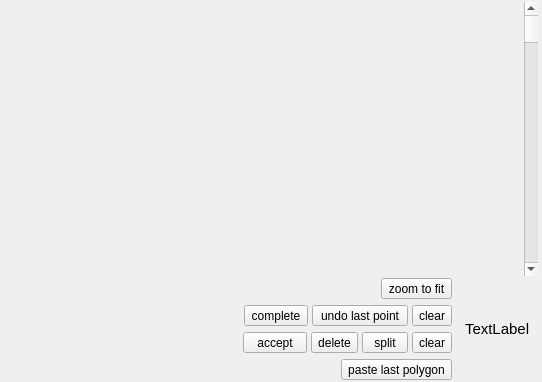
<?xml version="1.0" encoding="UTF-8"?>
<ui version="4.0">
 <class>SliceViewPanel</class>
 <widget class="QWidget" name="SliceViewPanel">
  <property name="geometry">
   <rect>
    <x>0</x>
    <y>0</y>
    <width>542</width>
    <height>382</height>
   </rect>
  </property>
  <property name="windowTitle">
   <string>Form</string>
  </property>
  <layout class="QGridLayout" name="gridLayout">
   <property name="margin">
    <number>2</number>
   </property>
   <property name="spacing">
    <number>2</number>
   </property>
   <item row="1" column="0">
    <widget class="GenericSliceView" name="sliceView" native="true">
     <property name="sizePolicy">
      <sizepolicy hsizetype="MinimumExpanding" vsizetype="MinimumExpanding">
       <horstretch>1</horstretch>
       <verstretch>1</verstretch>
      </sizepolicy>
     </property>
     <property name="minimumSize">
      <size>
       <width>40</width>
       <height>40</height>
      </size>
     </property>
     <layout class="QHBoxLayout" name="horizontalLayout_4">
      <item>
       <widget class="CrosshairsInteractionMode" name="imCrosshairs" native="true"/>
      </item>
      <item>
       <widget class="CrosshairsInteractionMode" name="imZoomPan" native="true"/>
      </item>
      <item>
       <widget class="ThumbnailInteractionMode" name="imThumbnail" native="true"/>
      </item>
      <item>
       <widget class="PolygonDrawingInteractionMode" name="imPolygon" native="true"/>
      </item>
     </layout>
    </widget>
   </item>
   <item row="1" column="1">
    <widget class="QScrollBar" name="inSlicePosition">
     <property name="enabled">
      <bool>true</bool>
     </property>
     <property name="orientation">
      <enum>Qt::Vertical</enum>
     </property>
    </widget>
   </item>
   <item row="2" column="0" colspan="3">
    <widget class="QWidget" name="mainToolbar" native="true">
     <layout class="QHBoxLayout" name="horizontalLayout_6">
      <property name="spacing">
       <number>4</number>
      </property>
      <property name="leftMargin">
       <number>10</number>
      </property>
      <property name="topMargin">
       <number>0</number>
      </property>
      <property name="rightMargin">
       <number>10</number>
      </property>
      <property name="bottomMargin">
       <number>0</number>
      </property>
      <item>
       <widget class="QWidget" name="toolbar" native="true">
        <layout class="QVBoxLayout" name="verticalLayout">
         <property name="margin">
          <number>0</number>
         </property>
         <item>
          <widget class="QWidget" name="pageDefault" native="true">
           <layout class="QHBoxLayout" name="horizontalLayout_2">
            <property name="spacing">
             <number>4</number>
            </property>
            <property name="topMargin">
             <number>0</number>
            </property>
            <property name="bottomMargin">
             <number>0</number>
            </property>
            <item>
             <spacer name="horizontalSpacer">
              <property name="orientation">
               <enum>Qt::Horizontal</enum>
              </property>
              <property name="sizeHint" stdset="0">
               <size>
                <width>40</width>
                <height>20</height>
               </size>
              </property>
             </spacer>
            </item>
            <item>
             <widget class="QToolButton" name="btnZoomToFit">
              <property name="font">
               <font>
                <family>Helvetica</family>
               </font>
              </property>
              <property name="toolTip">
               <string/>
              </property>
              <property name="text">
               <string>zoom to fit</string>
              </property>
             </widget>
            </item>
           </layout>
          </widget>
         </item>
         <item>
          <widget class="QWidget" name="pagePolygonDraw" native="true">
           <layout class="QHBoxLayout" name="horizontalLayout">
            <property name="spacing">
             <number>4</number>
            </property>
            <property name="topMargin">
             <number>0</number>
            </property>
            <property name="bottomMargin">
             <number>0</number>
            </property>
            <item>
             <spacer name="horizontalSpacer_2">
              <property name="orientation">
               <enum>Qt::Horizontal</enum>
              </property>
              <property name="sizeHint" stdset="0">
               <size>
                <width>40</width>
                <height>20</height>
               </size>
              </property>
             </spacer>
            </item>
            <item>
             <widget class="QToolButton" name="btnCloseLoop">
              <property name="minimumSize">
               <size>
                <width>64</width>
                <height>0</height>
               </size>
              </property>
              <property name="font">
               <font>
                <family>Helvetica</family>
               </font>
              </property>
              <property name="toolTip">
               <string/>
              </property>
              <property name="text">
               <string>complete</string>
              </property>
              <property name="toolButtonStyle">
               <enum>Qt::ToolButtonTextOnly</enum>
              </property>
             </widget>
            </item>
            <item>
             <widget class="QToolButton" name="btnUndoLast">
              <property name="minimumSize">
               <size>
                <width>96</width>
                <height>0</height>
               </size>
              </property>
              <property name="font">
               <font>
                <family>Helvetica</family>
               </font>
              </property>
              <property name="toolTip">
               <string>&lt;!DOCTYPE HTML PUBLIC &quot;-//W3C//DTD HTML 4.0//EN&quot; &quot;http://www.w3.org/TR/REC-html40/strict.dtd&quot;&gt;
&lt;html&gt;&lt;head&gt;&lt;meta name=&quot;qrichtext&quot; content=&quot;1&quot; /&gt;&lt;style type=&quot;text/css&quot;&gt;
p, li { white-space: pre-wrap; }
&lt;/style&gt;&lt;/head&gt;&lt;body style=&quot; font-family:'Helvetica'; font-size:11pt; font-weight:400; font-style:normal;&quot;&gt;
&lt;p style=&quot; margin-top:0px; margin-bottom:0px; margin-left:0px; margin-right:0px; -qt-block-indent:0; text-indent:0px;&quot;&gt;Deletes the last point added to the polygon&lt;/p&gt;&lt;/body&gt;&lt;/html&gt;</string>
              </property>
              <property name="text">
               <string>undo last point</string>
              </property>
              <property name="toolButtonStyle">
               <enum>Qt::ToolButtonTextOnly</enum>
              </property>
             </widget>
            </item>
            <item>
             <widget class="QToolButton" name="btnClearDrawing">
              <property name="font">
               <font>
                <family>Helvetica</family>
               </font>
              </property>
              <property name="toolTip">
               <string>&lt;!DOCTYPE HTML PUBLIC &quot;-//W3C//DTD HTML 4.0//EN&quot; &quot;http://www.w3.org/TR/REC-html40/strict.dtd&quot;&gt;
&lt;html&gt;&lt;head&gt;&lt;meta name=&quot;qrichtext&quot; content=&quot;1&quot; /&gt;&lt;style type=&quot;text/css&quot;&gt;
p, li { white-space: pre-wrap; }
&lt;/style&gt;&lt;/head&gt;&lt;body style=&quot; font-family:'Helvetica'; font-size:11pt; font-weight:400; font-style:normal;&quot;&gt;
&lt;p style=&quot; margin-top:0px; margin-bottom:0px; margin-left:0px; margin-right:0px; -qt-block-indent:0; text-indent:0px;&quot;&gt;Clears the current polygon so you can start drawing from scratch&lt;/p&gt;&lt;/body&gt;&lt;/html&gt;</string>
              </property>
              <property name="text">
               <string>clear</string>
              </property>
              <property name="toolButtonStyle">
               <enum>Qt::ToolButtonTextOnly</enum>
              </property>
             </widget>
            </item>
           </layout>
          </widget>
         </item>
         <item>
          <widget class="QWidget" name="pagePolygonEdit" native="true">
           <layout class="QHBoxLayout" name="horizontalLayout_3">
            <property name="spacing">
             <number>4</number>
            </property>
            <property name="topMargin">
             <number>0</number>
            </property>
            <property name="bottomMargin">
             <number>0</number>
            </property>
            <item>
             <spacer name="horizontalSpacer_3">
              <property name="orientation">
               <enum>Qt::Horizontal</enum>
              </property>
              <property name="sizeHint" stdset="0">
               <size>
                <width>40</width>
                <height>20</height>
               </size>
              </property>
             </spacer>
            </item>
            <item>
             <widget class="QToolButton" name="btnAcceptPolygon">
              <property name="minimumSize">
               <size>
                <width>64</width>
                <height>0</height>
               </size>
              </property>
              <property name="font">
               <font>
                <family>Helvetica</family>
               </font>
              </property>
              <property name="toolTip">
               <string/>
              </property>
              <property name="text">
               <string>accept</string>
              </property>
              <property name="toolButtonStyle">
               <enum>Qt::ToolButtonTextOnly</enum>
              </property>
             </widget>
            </item>
            <item>
             <widget class="QToolButton" name="btnDeleteNodes">
              <property name="minimumSize">
               <size>
                <width>46</width>
                <height>0</height>
               </size>
              </property>
              <property name="font">
               <font>
                <family>Helvetica</family>
               </font>
              </property>
              <property name="toolTip">
               <string>&lt;!DOCTYPE HTML PUBLIC &quot;-//W3C//DTD HTML 4.0//EN&quot; &quot;http://www.w3.org/TR/REC-html40/strict.dtd&quot;&gt;
&lt;html&gt;&lt;head&gt;&lt;meta name=&quot;qrichtext&quot; content=&quot;1&quot; /&gt;&lt;style type=&quot;text/css&quot;&gt;
p, li { white-space: pre-wrap; }
&lt;/style&gt;&lt;/head&gt;&lt;body style=&quot; font-family:'Helvetica'; font-size:11pt; font-weight:400; font-style:normal;&quot;&gt;
&lt;p style=&quot; margin-top:0px; margin-bottom:0px; margin-left:0px; margin-right:0px; -qt-block-indent:0; text-indent:0px;&quot;&gt;Deletes the selected vertices in the polygon&lt;/p&gt;&lt;/body&gt;&lt;/html&gt;</string>
              </property>
              <property name="text">
               <string>delete</string>
              </property>
              <property name="toolButtonStyle">
               <enum>Qt::ToolButtonTextOnly</enum>
              </property>
             </widget>
            </item>
            <item>
             <widget class="QToolButton" name="btnSplitNodes">
              <property name="minimumSize">
               <size>
                <width>46</width>
                <height>0</height>
               </size>
              </property>
              <property name="font">
               <font>
                <family>Helvetica</family>
               </font>
              </property>
              <property name="toolTip">
               <string>&lt;!DOCTYPE HTML PUBLIC &quot;-//W3C//DTD HTML 4.0//EN&quot; &quot;http://www.w3.org/TR/REC-html40/strict.dtd&quot;&gt;
&lt;html&gt;&lt;head&gt;&lt;meta name=&quot;qrichtext&quot; content=&quot;1&quot; /&gt;&lt;style type=&quot;text/css&quot;&gt;
p, li { white-space: pre-wrap; }
&lt;/style&gt;&lt;/head&gt;&lt;body style=&quot; font-family:'Helvetica'; font-size:11pt; font-weight:400; font-style:normal;&quot;&gt;
&lt;p style=&quot; margin-top:0px; margin-bottom:0px; margin-left:0px; margin-right:0px; -qt-block-indent:0; text-indent:0px;&quot;&gt;Splits each selected edge in the polygon by inserting a new vertex in the middle&lt;/p&gt;&lt;/body&gt;&lt;/html&gt;</string>
              </property>
              <property name="text">
               <string>split</string>
              </property>
              <property name="toolButtonStyle">
               <enum>Qt::ToolButtonTextOnly</enum>
              </property>
             </widget>
            </item>
            <item>
             <widget class="QToolButton" name="btnDeletePolygon">
              <property name="font">
               <font>
                <family>Helvetica</family>
               </font>
              </property>
              <property name="toolTip">
               <string>&lt;!DOCTYPE HTML PUBLIC &quot;-//W3C//DTD HTML 4.0//EN&quot; &quot;http://www.w3.org/TR/REC-html40/strict.dtd&quot;&gt;
&lt;html&gt;&lt;head&gt;&lt;meta name=&quot;qrichtext&quot; content=&quot;1&quot; /&gt;&lt;style type=&quot;text/css&quot;&gt;
p, li { white-space: pre-wrap; }
&lt;/style&gt;&lt;/head&gt;&lt;body style=&quot; font-family:'Helvetica'; font-size:11pt; font-weight:400; font-style:normal;&quot;&gt;
&lt;p style=&quot; margin-top:0px; margin-bottom:0px; margin-left:0px; margin-right:0px; -qt-block-indent:0; text-indent:0px;&quot;&gt;Deletes the entire polygon, so you can draw a new one from scratch&lt;/p&gt;&lt;/body&gt;&lt;/html&gt;</string>
              </property>
              <property name="text">
               <string>clear</string>
              </property>
              <property name="toolButtonStyle">
               <enum>Qt::ToolButtonTextOnly</enum>
              </property>
             </widget>
            </item>
           </layout>
          </widget>
         </item>
         <item>
          <widget class="QWidget" name="pagePolygonInactive" native="true">
           <layout class="QHBoxLayout" name="horizontalLayout_5">
            <property name="spacing">
             <number>4</number>
            </property>
            <property name="topMargin">
             <number>0</number>
            </property>
            <property name="bottomMargin">
             <number>0</number>
            </property>
            <item>
             <spacer name="horizontalSpacer_4">
              <property name="orientation">
               <enum>Qt::Horizontal</enum>
              </property>
              <property name="sizeHint" stdset="0">
               <size>
                <width>40</width>
                <height>20</height>
               </size>
              </property>
             </spacer>
            </item>
            <item>
             <widget class="QToolButton" name="btnPastePolygon">
              <property name="font">
               <font>
                <family>Helvetica</family>
               </font>
              </property>
              <property name="toolTip">
               <string>&lt;!DOCTYPE HTML PUBLIC &quot;-//W3C//DTD HTML 4.0//EN&quot; &quot;http://www.w3.org/TR/REC-html40/strict.dtd&quot;&gt;
&lt;html&gt;&lt;head&gt;&lt;meta name=&quot;qrichtext&quot; content=&quot;1&quot; /&gt;&lt;style type=&quot;text/css&quot;&gt;
p, li { white-space: pre-wrap; }
&lt;/style&gt;&lt;/head&gt;&lt;body style=&quot; font-family:'Helvetica'; font-size:11pt; font-weight:400; font-style:normal;&quot;&gt;
&lt;p style=&quot; margin-top:0px; margin-bottom:0px; margin-left:0px; margin-right:0px; -qt-block-indent:0; text-indent:0px;&quot;&gt;Pastes the last polygon that you have accepted in this slice view. You can then move the vertices in the pasted polygon to fit image data. This can be more efficient than drawing a new polygon when performing segmentation across multiple slices.&lt;/p&gt;&lt;/body&gt;&lt;/html&gt;</string>
              </property>
              <property name="text">
               <string>paste last polygon</string>
              </property>
              <property name="toolButtonStyle">
               <enum>Qt::ToolButtonTextOnly</enum>
              </property>
             </widget>
            </item>
           </layout>
          </widget>
         </item>
        </layout>
       </widget>
      </item>
      <item>
       <widget class="QLabel" name="lblSliceInfo">
        <property name="minimumSize">
         <size>
          <width>50</width>
          <height>0</height>
         </size>
        </property>
        <property name="font">
         <font>
          <family>Helvetica</family>
          <pointsize>11</pointsize>
         </font>
        </property>
        <property name="text">
         <string>TextLabel</string>
        </property>
       </widget>
      </item>
     </layout>
    </widget>
   </item>
  </layout>
  <action name="actionAccept">
   <property name="icon">
    <iconset resource="../Resources/SNAPResources.qrc">
     <normaloff>:/root/popup_ok_16.png</normaloff>:/root/popup_ok_16.png</iconset>
   </property>
   <property name="text">
    <string>Accept Polygon</string>
   </property>
   <property name="iconText">
    <string>accept</string>
   </property>
   <property name="toolTip">
    <string>Incorporates the polygon into the segmentation.</string>
   </property>
   <property name="shortcut">
    <string>Return</string>
   </property>
  </action>
  <action name="actionPaste">
   <property name="icon">
    <iconset resource="../Resources/SNAPResources.qrc">
     <normaloff>:/root/popup_paste_16.png</normaloff>:/root/popup_paste_16.png</iconset>
   </property>
   <property name="text">
    <string>Paste Last Polygon</string>
   </property>
   <property name="iconText">
    <string>paste last polygon</string>
   </property>
   <property name="toolTip">
    <string>Pastes the last polygon that you have accepted in this slice view. You can then move the vertices in the pasted polygon to fit image data. This can be more efficient than drawing a new polygon when performing segmentation across multiple slices.</string>
   </property>
   <property name="shortcut">
    <string>Ctrl+V</string>
   </property>
  </action>
  <action name="actionComplete">
   <property name="icon">
    <iconset resource="../Resources/SNAPResources.qrc">
     <normaloff>:/root/popup_edit_16.png</normaloff>:/root/popup_edit_16.png</iconset>
   </property>
   <property name="text">
    <string>Complete Polygon and Edit</string>
   </property>
   <property name="iconText">
    <string>complete</string>
   </property>
   <property name="toolTip">
    <string>Finishes drawing the polygon by connecting the last point to the first. The window will enter &quot;editing&quot; mode, where you can modify the polygon.</string>
   </property>
   <property name="shortcut">
    <string>Return</string>
   </property>
  </action>
  <action name="actionUndo">
   <property name="icon">
    <iconset resource="../Resources/SNAPResources.qrc">
     <normaloff>:/root/popup_undo_16.png</normaloff>:/root/popup_undo_16.png</iconset>
   </property>
   <property name="text">
    <string>Undo Last Point</string>
   </property>
   <property name="iconText">
    <string>undo last point</string>
   </property>
   <property name="toolTip">
    <string>Deletes the last point added to the polygon</string>
   </property>
   <property name="shortcut">
    <string>Backspace</string>
   </property>
  </action>
  <action name="actionClearDrawing">
   <property name="icon">
    <iconset resource="../Resources/SNAPResources.qrc">
     <normaloff>:/root/popup_clear_16.png</normaloff>:/root/popup_clear_16.png</iconset>
   </property>
   <property name="text">
    <string>Clear Drawing</string>
   </property>
   <property name="iconText">
    <string>clear</string>
   </property>
   <property name="toolTip">
    <string>Clears the current polygon so you can start drawing from scratch</string>
   </property>
   <property name="shortcut">
    <string>Esc</string>
   </property>
  </action>
  <action name="actionDeleteSelected">
   <property name="icon">
    <iconset resource="../Resources/SNAPResources.qrc">
     <normaloff>:/root/popup_delete_16.png</normaloff>:/root/popup_delete_16.png</iconset>
   </property>
   <property name="text">
    <string>Trim Selected Vertices</string>
   </property>
   <property name="iconText">
    <string>trim</string>
   </property>
   <property name="toolTip">
    <string>Deletes the selected vertices in the polygon</string>
   </property>
   <property name="shortcut">
    <string>+</string>
   </property>
  </action>
  <action name="actionSplitSelected">
   <property name="icon">
    <iconset resource="../Resources/SNAPResources.qrc">
     <normaloff>:/root/popup_split_16.png</normaloff>:/root/popup_split_16.png</iconset>
   </property>
   <property name="text">
    <string>Split Selected Edges</string>
   </property>
   <property name="iconText">
    <string>split</string>
   </property>
   <property name="toolTip">
    <string>Splits each selected edge in the polygon by inserting a new vertex in the middle</string>
   </property>
   <property name="shortcut">
    <string>Del</string>
   </property>
  </action>
  <action name="actionClearPolygon">
   <property name="icon">
    <iconset resource="../Resources/SNAPResources.qrc">
     <normaloff>:/root/popup_clear_16.png</normaloff>:/root/popup_clear_16.png</iconset>
   </property>
   <property name="text">
    <string>Clear Polygon</string>
   </property>
   <property name="iconText">
    <string>clear</string>
   </property>
   <property name="toolTip">
    <string>Deletes the entire polygon, so you can draw a new one from scratch</string>
   </property>
   <property name="shortcut">
    <string>Esc</string>
   </property>
  </action>
  <action name="actionCompleteAndAccept">
   <property name="icon">
    <iconset resource="../Resources/SNAPResources.qrc">
     <normaloff>:/root/popup_ok_16.png</normaloff>:/root/popup_ok_16.png</iconset>
   </property>
   <property name="text">
    <string>Complete Polygon and Accept</string>
   </property>
   <property name="toolTip">
    <string>Finishes drawing the polygon by connecting the last point to the first, then incorporates the polygon into the segmentation. This bypasses the editing mode.</string>
   </property>
   <property name="shortcut">
    <string>Ctrl+Return</string>
   </property>
  </action>
 </widget>
 <customwidgets>
  <customwidget>
   <class>GenericSliceView</class>
   <extends>QWidget</extends>
   <header>GenericSliceView.h</header>
   <container>1</container>
  </customwidget>
  <customwidget>
   <class>CrosshairsInteractionMode</class>
   <extends>QWidget</extends>
   <header>CrosshairsInteractionMode.h</header>
   <container>1</container>
  </customwidget>
  <customwidget>
   <class>ThumbnailInteractionMode</class>
   <extends>QWidget</extends>
   <header>ThumbnailInteractionMode.h</header>
   <container>1</container>
  </customwidget>
  <customwidget>
   <class>PolygonDrawingInteractionMode</class>
   <extends>QWidget</extends>
   <header>PolygonDrawingInteractionMode.h</header>
   <container>1</container>
   <slots>
    <slot>onAcceptPolygon()</slot>
    <slot>onPastePolygon()</slot>
    <slot>onSplitSelected()</slot>
    <slot>onDeleteSelected()</slot>
    <slot>onClearPolygon()</slot>
    <slot>onCloseLoopAndEdit()</slot>
    <slot>onUndoLastPoint()</slot>
    <slot>onCancelDrawing()</slot>
    <slot>onCloseLoopAndAccept()</slot>
   </slots>
  </customwidget>
 </customwidgets>
 <resources>
  <include location="../Resources/SNAPResources.qrc"/>
 </resources>
 <connections>
  <connection>
   <sender>actionComplete</sender>
   <signal>triggered()</signal>
   <receiver>imPolygon</receiver>
   <slot>onCloseLoopAndEdit()</slot>
   <hints>
    <hint type="sourcelabel">
     <x>-1</x>
     <y>-1</y>
    </hint>
    <hint type="destinationlabel">
     <x>440</x>
     <y>168</y>
    </hint>
   </hints>
  </connection>
  <connection>
   <sender>actionUndo</sender>
   <signal>triggered()</signal>
   <receiver>imPolygon</receiver>
   <slot>onUndoLastPoint()</slot>
   <hints>
    <hint type="sourcelabel">
     <x>-1</x>
     <y>-1</y>
    </hint>
    <hint type="destinationlabel">
     <x>466</x>
     <y>195</y>
    </hint>
   </hints>
  </connection>
  <connection>
   <sender>actionClearDrawing</sender>
   <signal>triggered()</signal>
   <receiver>imPolygon</receiver>
   <slot>onCancelDrawing()</slot>
   <hints>
    <hint type="sourcelabel">
     <x>-1</x>
     <y>-1</y>
    </hint>
    <hint type="destinationlabel">
     <x>486</x>
     <y>211</y>
    </hint>
   </hints>
  </connection>
  <connection>
   <sender>actionDeleteSelected</sender>
   <signal>triggered()</signal>
   <receiver>imPolygon</receiver>
   <slot>onDeleteSelected()</slot>
   <hints>
    <hint type="sourcelabel">
     <x>-1</x>
     <y>-1</y>
    </hint>
    <hint type="destinationlabel">
     <x>407</x>
     <y>188</y>
    </hint>
   </hints>
  </connection>
  <connection>
   <sender>actionSplitSelected</sender>
   <signal>triggered()</signal>
   <receiver>imPolygon</receiver>
   <slot>onSplitSelected()</slot>
   <hints>
    <hint type="sourcelabel">
     <x>-1</x>
     <y>-1</y>
    </hint>
    <hint type="destinationlabel">
     <x>499</x>
     <y>179</y>
    </hint>
   </hints>
  </connection>
  <connection>
   <sender>actionClearPolygon</sender>
   <signal>triggered()</signal>
   <receiver>imPolygon</receiver>
   <slot>onClearPolygon()</slot>
   <hints>
    <hint type="sourcelabel">
     <x>-1</x>
     <y>-1</y>
    </hint>
    <hint type="destinationlabel">
     <x>470</x>
     <y>188</y>
    </hint>
   </hints>
  </connection>
  <connection>
   <sender>actionPaste</sender>
   <signal>triggered()</signal>
   <receiver>imPolygon</receiver>
   <slot>onPastePolygon()</slot>
   <hints>
    <hint type="sourcelabel">
     <x>-1</x>
     <y>-1</y>
    </hint>
    <hint type="destinationlabel">
     <x>426</x>
     <y>204</y>
    </hint>
   </hints>
  </connection>
  <connection>
   <sender>actionAccept</sender>
   <signal>triggered()</signal>
   <receiver>imPolygon</receiver>
   <slot>onAcceptPolygon()</slot>
   <hints>
    <hint type="sourcelabel">
     <x>-1</x>
     <y>-1</y>
    </hint>
    <hint type="destinationlabel">
     <x>452</x>
     <y>132</y>
    </hint>
   </hints>
  </connection>
  <connection>
   <sender>actionCompleteAndAccept</sender>
   <signal>triggered()</signal>
   <receiver>imPolygon</receiver>
   <slot>onCloseLoopAndAccept()</slot>
   <hints>
    <hint type="sourcelabel">
     <x>-1</x>
     <y>-1</y>
    </hint>
    <hint type="destinationlabel">
     <x>452</x>
     <y>132</y>
    </hint>
   </hints>
  </connection>
 </connections>
</ui>
